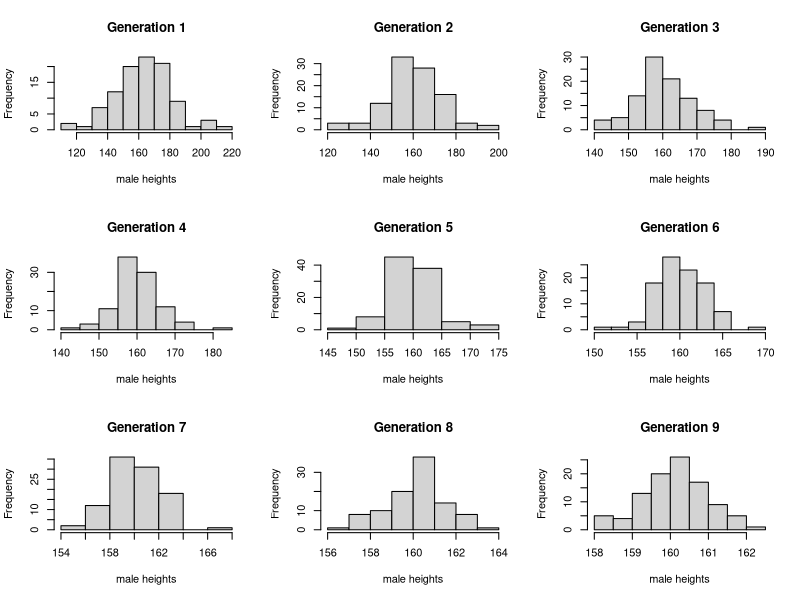
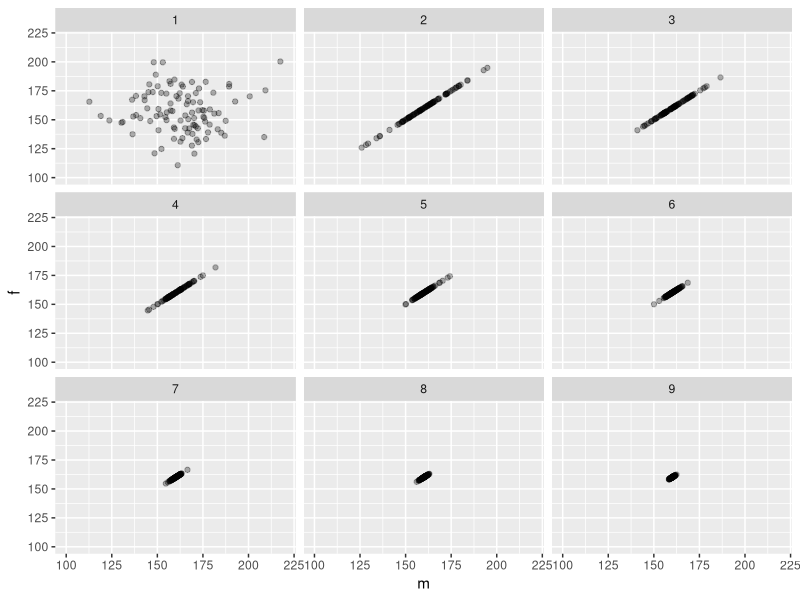
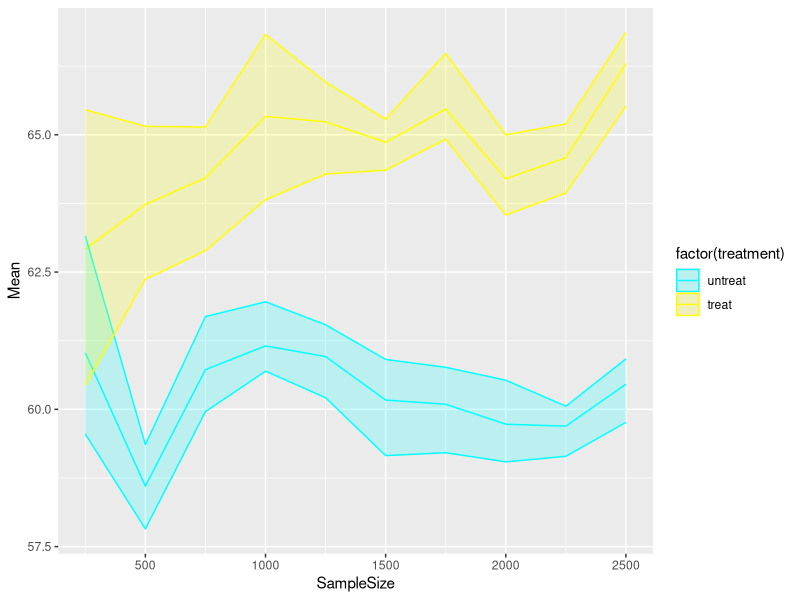
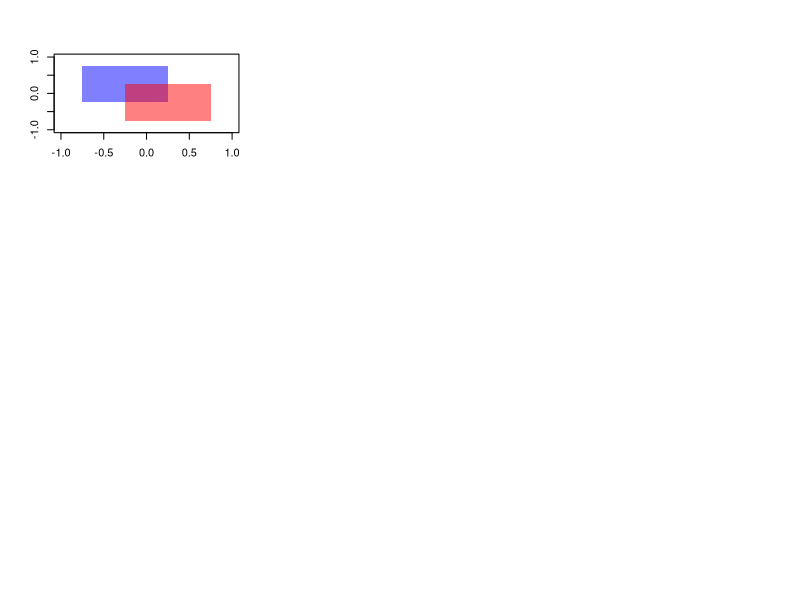

Write the R code that produced these figures, in order.
## ---- chunk 1
pop <- data.frame(m = rnorm(100, 160, 20), f = rnorm(100, 160, 20))
## ---- chunk 2
next_gen <- function(pop) {
    pop$m <- sample(pop$m)
    pop$m <- rowMeans(pop)
    pop$f <- pop$m
    pop
}
## ---- chunk 3
# generate nine generations
a <- list()
a[[1]] <- pop 
for (i in 2:9) {
  pop <- next_gen(pop)
  a[[i]] <- pop
}

# plot the dist. with 'hist'
#Divide the screen in 3 columns and 3 rows

par(mfrow=c(3,3))
#Add a plot in each sub-screen
for (i in 1:9) {
  hist(a[[i]]$m, xlab="male heights", main=paste0("Generation ",i))
}


## ---- chunk 4
library(tidyverse)

a.df <- data.frame()
for (i in 1:9){
  this_a <- a[[i]]
  this_a$gen <- i
  a.df <- rbind(a.df, this_a)
}

ggplot(a.df)+geom_point(aes(x=m,y=f),alpha=.3)+xlim(c(100,220))+ylim(c(100,220))+facet_wrap(~gen)

## ---- chunk 5
#generate the data 

ss <- seq(from=250,to=2500,by=250)
n_simul <- 1000


boot.df = data.frame() # treatment (0 or 1), mean, lower (2.5%), higher (97.5%), ss (250 ~ 2500)
n_boot <- 10
for (i in 1:length(ss)){
  # conduct a bootstrapping (each bootstrap has 1000 samples)
  n_patient <- ss[i]
  means_0 <- rep(NA,n_boot)
  means_1 <- rep(NA,n_boot)
  data <- tibble(treatment_group = rep(0, n_patient), outcome = rep(0, n_patient))
  
  data$treatment_group <- sample(x=c(0,1), size=n_patient, replace=TRUE)
  
  data[data$treatment_group==0, 2] <- rnorm(n=sum(data$treatment_group==0), mean=60, sd=20)
  data[data$treatment_group==1, 2] <- rnorm(n=sum(data$treatment_group==1), mean=65, sd=20)
    
  for (j in 1:n_boot){
    this_data_0 <- data[data$treatment_group==0,2] %>% sample_n(size=ss[i],replace=TRUE)
    this_data_1 <- data[data$treatment_group==1,2] %>% sample_n(size=ss[i],replace=TRUE)
    means_0[j] <- mean(this_data_0$outcome)
    means_1[j] <- mean(this_data_1$outcome)
  }
    finalmean_0 <- mean(means_0, na.rm=TRUE)
    finalmean_1 <- mean(means_1, na.rm=TRUE)
    q0<- quantile(means_0,probs=c(.025,1-.025),na.rm=TRUE)
    q1<- quantile(means_1,probs=c(.025,1-.025),na.rm=TRUE)
    
    boot.df <- rbind(boot.df, data.frame(treatment=0,mean=finalmean_0,
                                         lower=q0[1],upper=q0[2],
                                         ss=ss[i]))
    boot.df <- rbind(boot.df, data.frame(treatment=1,mean=finalmean_1,
                                         lower=q1[1],upper=q1[2],
                                         ss=ss[i]))
 
}
## ---- chunk 6
ggplot(boot.df, aes(x=ss, y=mean, color=factor(treatment), fill=factor(treatment), group=factor(treatment))) +
  geom_line()+
  geom_ribbon(aes(ymin=lower, ymax=upper), alpha=0.2)+
  scale_color_manual(values=c('cyan','yellow'), labels=c('untreat', 'treat'))+
  scale_fill_manual(values=c('cyan','yellow'), labels=c('untreat', 'treat'))+
  scale_x_continuous("SampleSize")+scale_y_continuous("Mean")

## ---- chunk 7
makeTransparent = function(..., alpha=0.5) {
  if(alpha<0 | alpha>1) stop("alpha must be between 0 and 1")
  alpha = floor(255*alpha)  
  newColor = col2rgb(col=unlist(list(...)), alpha=FALSE)
  .makeTransparent = function(col, alpha) {
    rgb(red=col[1], green=col[2], blue=col[3], alpha=alpha, maxColorValue=255)
  }
  newColor = apply(newColor, 2, .makeTransparent, alpha=alpha)
  return(newColor)
}

par(new=FALSE)
plot(NULL,
  xlim=c(-1, 1),
  ylim=c(-1, 1),
  xlab="",
  ylab=""
)

polygon(x=c(seq(-0.75, 0.25, length.out=100), seq(0.25, -0.75, length.out=100)),
        y=c(rep(-0.25, 100), rep(0.75, 100)), border=NA, col=makeTransparent('blue',alpha=0.5))
polygon(x=c(seq(-0.25, 0.75, length.out=100), seq(0.75, -0.25, length.out=100)),
        y=c(rep(-0.75, 100), rep(0.25, 100)), border=NA, col=makeTransparent('red',alpha=0.5))
